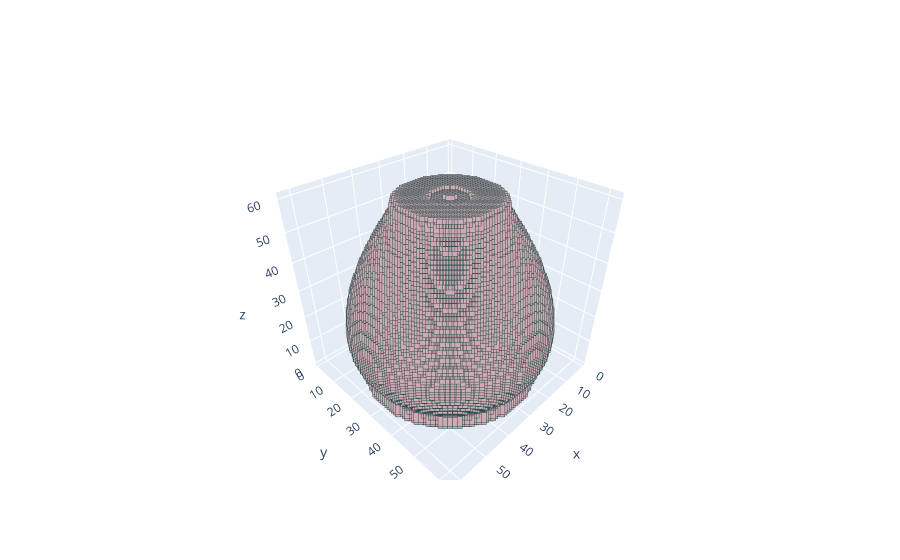

The cell this chart's notebook holds for it:
### Code cell
import visualize
import numpy as np

import importlib
importlib.reload(visualize)

path = r"D:\code\computer_version_hw\Pottery\data\test\6\BA_15_1-n013-t1649437297.vox"

vox = visualize.__read_vox__(path)
vox_frag = visualize.__read_vox_frag__(path,4)

# np.set_printoptions(threshold=np.inf)
# print(vox.shape)
# print(vox_frag.shape)

# import sys

# with open("output.txt",'w') as f:
#     print(vox, file=f)
visualize.plot_frag(vox, "result.png")

### Figure 1 — Plotly figure (JSON) as saved in the notebook; plotly's stock layout.template omitted (floating-point values rounded to 4 significant figures; data arrays with more than 128 entries replaced by an {"elided": "..."} marker saying what was removed)
{"data": [{"marker": {"color": "#ceabb2", "line": {"color": "DarkSlateGrey", "width": 2}, "size": 5, "symbol": "square"}, "mode": "markers", "type": "scatter3d", "x": {"elided": "26512 int values"}, "y": {"elided": "26512 int values"}, "z": {"elided": "26512 int values"}}], "layout": {}}
